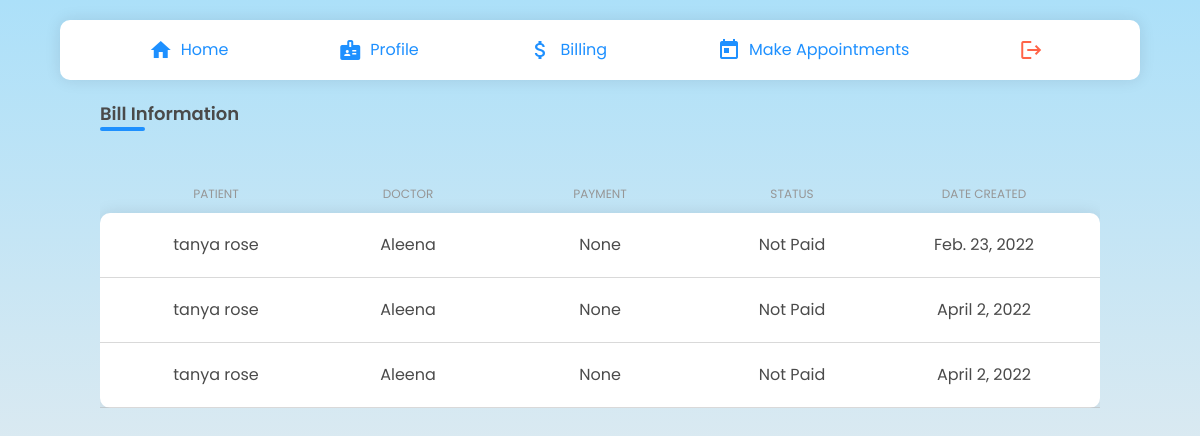
Before: /patients/bill/ (signed in) with the older database file.
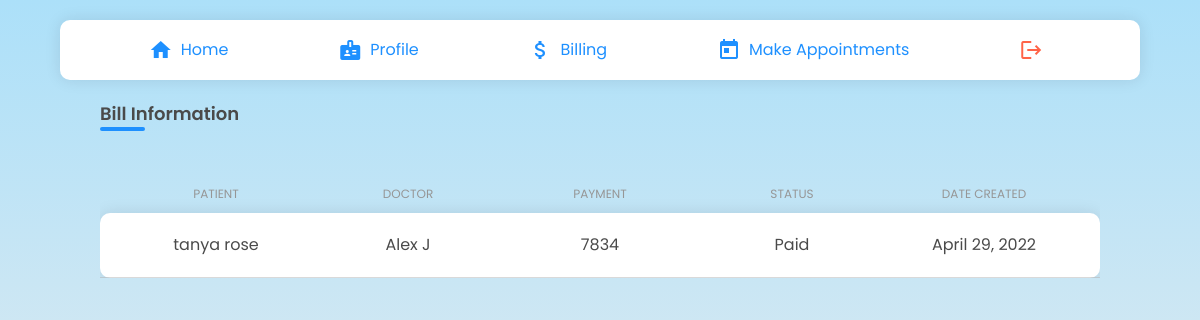
After: the same page with the newer database file.
### clinic/models.py (models this page shows)
class BillInfo(models.Model):
    STATUS=(('Paid','Paid'),('Not Paid','Not Paid'))
    patient =  models.ForeignKey('patients.Patient', null=True, on_delete= models.CASCADE)
    doctor = models.ForeignKey('doctors.Doctors', null=True, on_delete=models.CASCADE)
    bdate=models.DateField()
    amount=models.PositiveIntegerField(max_length=200,null=True)
    status=models.CharField(null=True, max_length=10, choices=STATUS)
    balance=models.PositiveIntegerField(max_length=200,null=True)
    paid = models.PositiveIntegerField(max_length=200,null=True)

### patients/models.py (models this page shows, shortened)
class Patient(models.Model):
    user = models.OneToOneField(User, on_delete= models.CASCADE, primary_key= True)
    pname=models.CharField(max_length=200, null=True)
    age=models.CharField(max_length=4, null=True)
    gender= models.CharField(max_length=6, null=True)
    email=models.CharField(max_length=200, null=True)
    address= models.CharField(max_length=500, null=True)
    phone_regex = RegexValidator( regex = r'^\+?1?\d{9,10}$', message ="Phone number must be entered in the format +919999999999. Up to 10 digits allowed.")
    phone = models.CharField('Phone',validators =[phone_regex], max_length=10, unique = True,null=True)
    date_created= models.DateTimeField(auto_now_add=True, null=True)

### doctors/models.py (models this page shows, shortened)
class Doctors(models.Model):
    ROLE = (
			('Doctor', 'Doctor'),
			('Staff', 'Staff'),
			)
    user = models.OneToOneField(User, on_delete= models.CASCADE, primary_key= True)
    dname = models.CharField(max_length=200, null=True)
    phone = models.CharField(max_length=200, null=True)
    email = models.CharField(max_length=200, null=True)
    date_created = models.DateTimeField(auto_now_add=True, null=True)
    gender= models.CharField(max_length=200, null=True)
    role = models.CharField(max_length=200, null=True,choices=ROLE)
    specialisation = models.CharField(max_length=200, null=True)
    address= models.CharField(max_length=200, null=True)

### patients/views.py (the view)
# urls.py: path('bill/', views.patbill, name='pat_bill'),
def patbill(request):
  p = Patient.objects.get(pk=request.user)
  bill = p.billinfo_set.all()
  return render(request, 'patbill.html', {'bill':bill})

### patients/templates/patbill.html (shortened to what this page needs)
{% extends 'navbar.html' %} {% load static %} {% block head %}
<link
  rel="stylesheet"
  type="text/css"
  href="{% static 'css/patients/common.css' %}"
/>
<link
  rel="stylesheet"
  type="text/css"
  href="{% static 'css/patients/patland.css' %}"
/>
<link
  rel="stylesheet"
  type="text/css"
  href="{% static 'css/components.css' %}"
/>
{% endblock %} {% block content %}
<div class="patientLayout">
  <div class="adcTableContainer">
    <h1 class="adcCardTitle">Bill Information</h1>
    <div class="adcCardTitle-under"></div>
    <br />
    <div class="adcTable">
      <div class="adcRow adcHead">
        <div class="adcCell">patient</div>
        <div class="adcCell">doctor</div>
        <div class="adcCell">Payment</div>
        <div class="adcCell">status</div>
        <div class="adcCell">DATE CREATED</div>
      </div>
      <div class="adcRowBody">
        {% for bi in bill %}
        <div class="adcRow">
          <div class="adcCell">{{bi.patient.pname}}</div>
          <div class="adcCell">{{bi.doctor.dname}}</div>
          <div class="adcCell">{{bi.amount}}</div>
          <div class="adcCell">{{bi.status}}</div>
          <div class="adcCell">{{bi.bdate}}</div>
        </div>
        {% endfor %}
      </div>
    </div>
  </div>
</div>
{% endblock %}

Changed rows visible on the page:
removed BillInfo: patient.pname "tanya rose", doctor.dname "Aleena", amount "None", status "Not Paid", bdate "Feb. 23, 2022"
removed BillInfo: patient.pname "tanya rose", doctor.dname "Aleena", amount "None", status "Not Paid", bdate "April 2, 2022"
removed BillInfo: patient.pname "tanya rose", doctor.dname "Aleena", amount "None", status "Not Paid", bdate "April 2, 2022"
added BillInfo: patient.pname "tanya rose", doctor.dname "Alex J", amount "7834", status "Paid", bdate "April 29, 2022"
